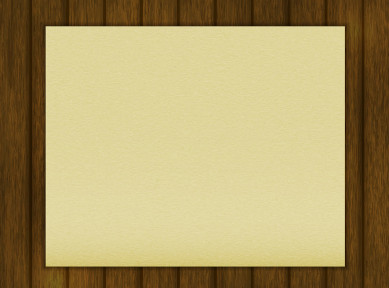
#> input picture ComputerVision/cam-scanner/doc_wood.jpg, 389 x 288 px
$ jupyter execute scan-doc.ipynb
#> lines starting #> are read from the running program, lines starting #| are printed output that depends on the picture; after the words box and inside, x2 and y2 are one past the last pixel; in counts of white or black regions, pixels touching at a corner belong together
[cell 1]
import numpy as np
import cv2

img = cv2.imread("doc_wood.jpg",1)
#> img is the input picture: shape (288, 389, 3); mean B, G, R 104.4, 155.6, 172.7

#resize image
img = cv2.resize(img,(600,800))
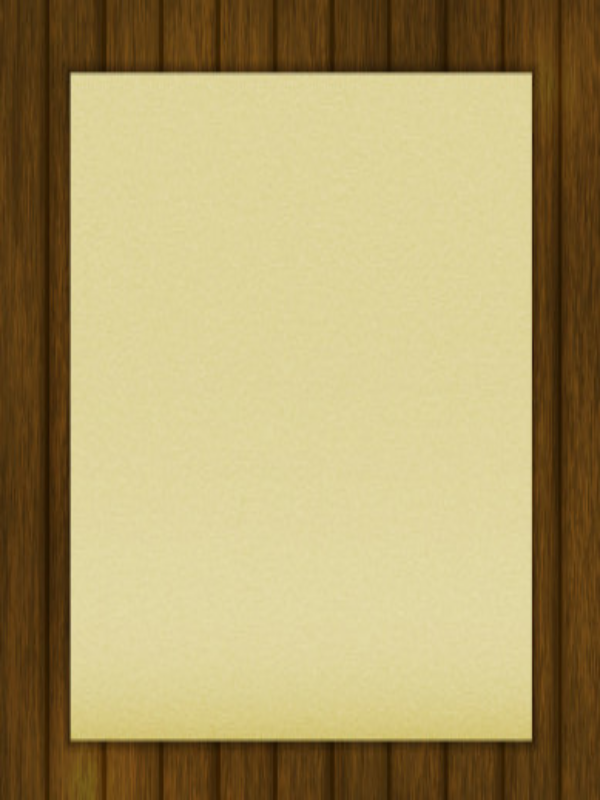
#> img: shape (800, 600, 3); mean B, G, R 104.3, 155.5, 172.6

#convert image to grayscale
grey = cv2.cvtColor(img, cv2.COLOR_BGR2GRAY)
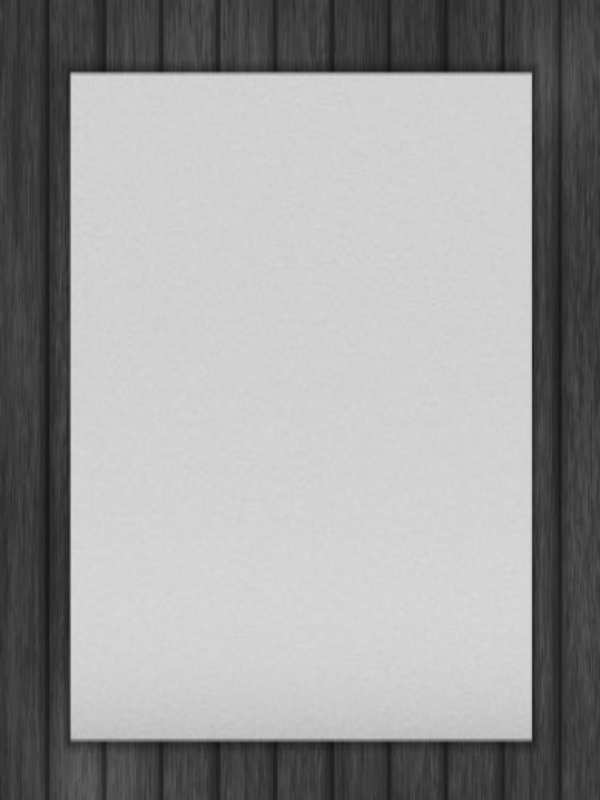
#> grey: shape (800, 600); min 22, max 218, mean 154.7

#blurr image to smooth
blurr = cv2.GaussianBlur(grey, (5,5),0)

#finding edges
edge = cv2.Canny(blurr, 0, 50)
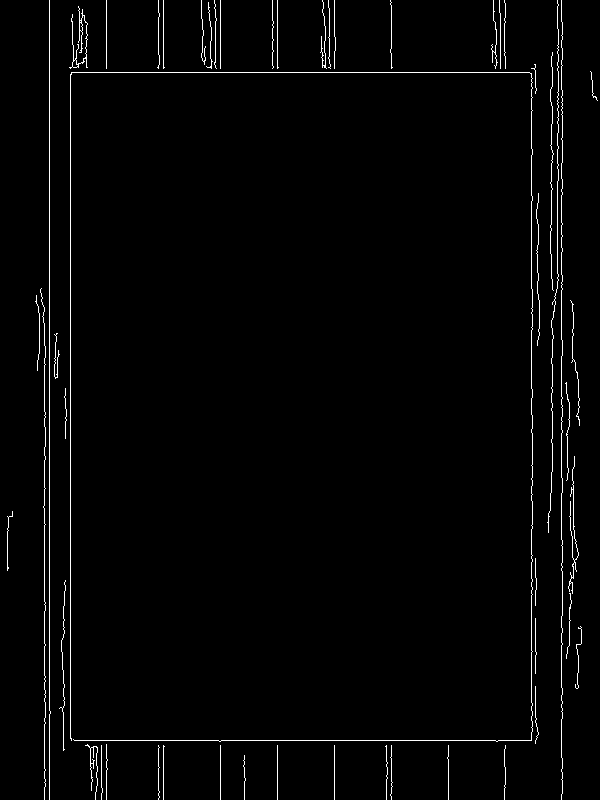
#> edge: shape (800, 600); 1.8% white in thin lines or dots

[cell 2]
#apadtive threshold and canny gave similar final output
#threshold = cv2.adaptiveThreshold(blurr ,255,cv2.ADAPTIVE_THRESH_MEAN_C,cv2.THRESH_BINARY,11,2)
#find contours in thresholded image and sort them according to decreasing area
contours,threshold = cv2.findContours(edge, cv2.RETR_LIST, cv2.CHAIN_APPROX_SIMPLE)
#> contours = 56 contours, 53 with area under 20; largest, box (x1, y1, x2, y2) and area: (69, 6, 88, 69) 78, (72, 59, 79, 68) 30, (79, 22, 83, 32) 21; threshold = 56 rows, first 6: [1, -1, -1, -1], [2, 0, -1, -1], [3, 1, -1, -1], [4, 2, -1, -1], [5, 3, -1, -1], [6, 4, -1, -1]
contours = sorted(contours, key=cv2.contourArea, reverse= True)

[cell 3]
#contour approximation
for i in contours:
	elip =  cv2.arcLength(i, True)
	approx = cv2.approxPolyDP(i,0.08*elip, True)

	if len(approx) == 4 :
		doc = approx
		break
#> this loop made 2 passes
#> (elip, doc) on pass 2: (23.31, [[75, 59], [78, 65], [73, 67], [72, 62]])
#> (elip, approx) on pass 1: (459.2, [[78, 6], [70, 68]])

[cell 4]
doc[0]
#> Out = [[75, 59]]

[cell 5]
#draw contours
cv2.drawContours(img, [doc], -1, (0, 255, 0), 2)
#> img: shape (800, 600, 3); 0.01% of pixels changed, all inside (x1, y1, x2, y2) = (71, 58, 80, 69)

#reshape to avoid errors ahead
doc=doc.reshape((4,2))

#create a new array and initialize
new_doc = np.zeros((4,2), dtype="float32")

Sum = doc.sum(axis = 1)
#> Sum = [134, 143, 140, 134]
new_doc[0] = doc[np.argmin(Sum)]
new_doc[2] = doc[np.argmax(Sum)]

Diff = np.diff(doc, axis=1)
#> Diff = [-16, -13, -6, -10]
new_doc[1] = doc[np.argmin(Diff)]
new_doc[3] = doc[np.argmax(Diff)]

(tl,tr,br,bl) = new_doc

#find distance between points and get max
dist1 = np.linalg.norm(br-bl)
dist2 = np.linalg.norm(tr-tl)

maxLen = max(int(dist1),int(dist2))

dist3 = np.linalg.norm(tr-br)
dist4 = np.linalg.norm(tl-bl)

maxHeight = max(int(dist3), int(dist4))

dst = np.array([[0,0],[maxLen-1, 0],[maxLen-1, maxHeight-1], [0, maxHeight-1]], dtype="float32")

N = cv2.getPerspectiveTransform(new_doc, dst)
warp = cv2.warpPerspective(img, N, (maxLen, maxHeight))

img2 = cv2.cvtColor(warp, cv2.COLOR_BGR2GRAY)
#> img2 = [[150, 150, 150, 150, 150], [150, 150, 150, 150, 150], [150, 150, 150, 150, 150], [150, 150, 150, 150, 150], [150, 150, 150, 150, 150], [150, 150, 150, 150, 150], [150, 150, 150, 150, 150], [98, 63, 56, 58, 104]]
img2 = cv2.resize(img2,(600,800))
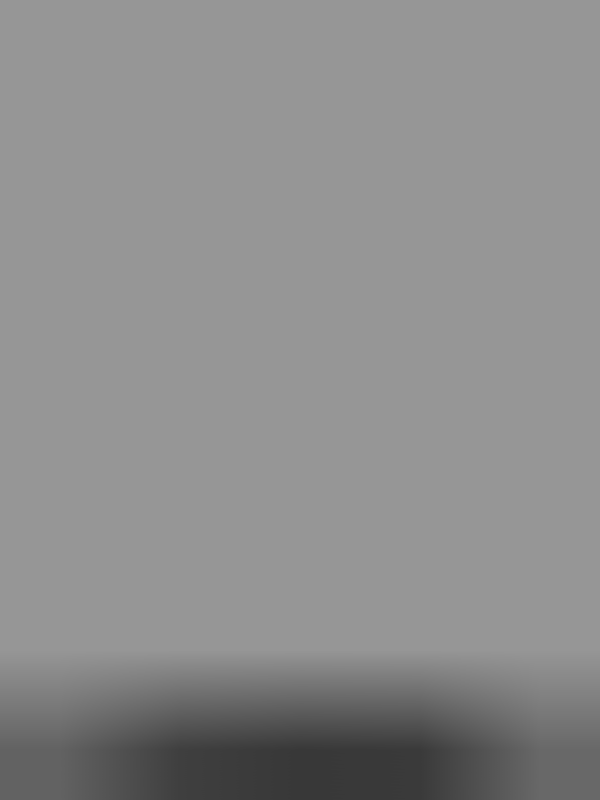
#> img2: shape (800, 600); min 56, max 150, mean 140.7

[cell 6]
import matplotlib.pyplot as plt
# [7 lines of commented-out code are left out]


plt.imshow(img)
plt.show()
plt.imshow(blurr)
plt.show()
plt.imshow(edge)
plt.show()
plt.imshow(threshold)
plt.show()
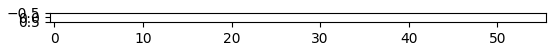
#> figure drawn by matplotlib, 1 panel
plt.imshow(img)
plt.show()
plt.imshow(img2)
plt.show()
